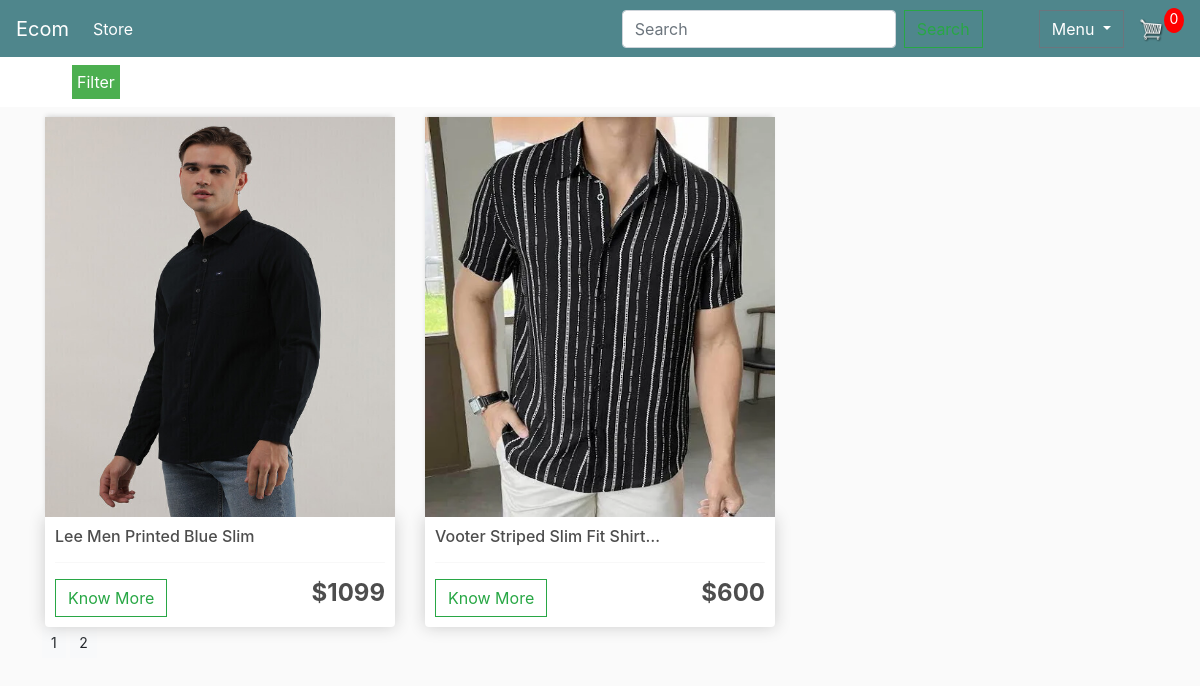
Page /?page=2 (signed in) on the committed database.
### mainapp/models.py (models this page shows, shortened)
class Product(models.Model):
    product_name = models.CharField(max_length = 150, unique=True)
    product_desc = models.CharField(max_length = 250, unique=True)
    image = models.ImageField(upload_to='images/')
    price = models.IntegerField()
    stock = models.IntegerField()
    available = models.BooleanField(default=True)
    slug = models.SlugField(max_length = 250, unique=True)
    category = models.ForeignKey(ProductCategory, on_delete=models.CASCADE)
    def get_url(self):
        return reverse('product_detail_view', args=[self.category.slug, self.slug])

### mainapp/views.py (the view)
# urls.py: path('', views.store, name='index'),
def store(request, slug_url=None):
    categ_slug_var = None
    product_list = None
    if slug_url != None:
        categ_slug_var = get_object_or_404(ProductCategory, slug=slug_url)
        product_list = Product.objects.filter(category=categ_slug_var, available=True)
    else:
        product_list = Product.objects.all().filter(available=True)
        paginator = Paginator(product_list, 6)
        try:
            page=int(request.GET.get('page', '1'))
        except:
            page=1
        try:
            product=paginator.page(page)
        except:
            product=paginator.page(paginator.num_pages)
    return render(request, 'store.html', {'products':product})

### cartapp/context_processors.py (called while the page is built)
def cart(request):
    return {'cart': Cart(request)}

### templates/store.html
{% extends 'main.html' %}
{% load static %}
{% block content %}
<div class="row">
	{% for i in products.object_list %}
	<div class="col-lg-4">
		{% if i.image %}
		<img class="thumbnail" href="#" src="{{i.image.url}}" style="height: 400px;">
		{% else %}
		<img class="thumbnail" src="" style="height: 400px;">
		{% endif %}
		<div class="box-element product">
			<h6><strong></strong>{{i.product_desc|truncatechars:30}}</h6>
			<hr>
			<a class="btn btn-outline-success" href="{{i.get_url}}">Know More</a>
			<h4 style="display: inline-block; float: right;"><strong>${{i.price}}</strong></h4>
		</div>
	</div>
	{% endfor %}
	<div class="mx-auto">
		{% for i in products.paginator.page_range %}
			<a href="?page={{i}}" class="btn btn-light btn-sm {% if products.number == i%} activate {% endif %} ">{{i}}</a>
		{% endfor %}
	</div>
</div>
{% endblock content %}

### static/css/main.css (style rules this page uses)
body { background-color: hsl(0, 0%, 98%); }
h1,h2,h3,h4,h5,h6 { color:hsl(0, 0%, 30%); }
.box-element { box-shadow:hsl(0, 0%, 80%) 0 0 16px; background-color: #fff; border-radius: 4px; padding: 10px; }
.thumbnail { width: 100%; height: 200px; -webkit-box-shadow: -1px -3px 5px -2px rgba(214,214,214,1); -moz-box-shadow: -1px -3px 5px -2px rgba(214,214,214,1); box-shadow: -1px -3px 5px -2px rgba(214,214,214,1); }
.product { border-radius: 0 0 4px 4px; }
.col-lg-4, .col-lg-6, .col-lg-8, .col-lg-12 { margin-top: 10px; }
.btn { border-radius: 0; }

### rows in the picture
Product: image (picture), product_desc "Lee Men Printed Blue Slim", price "1099"
Product: image (picture), product_desc "Vooter Striped Slim Fit Shirt…", price "600"

### other values in the picture
{{ i }} "1" "2"
